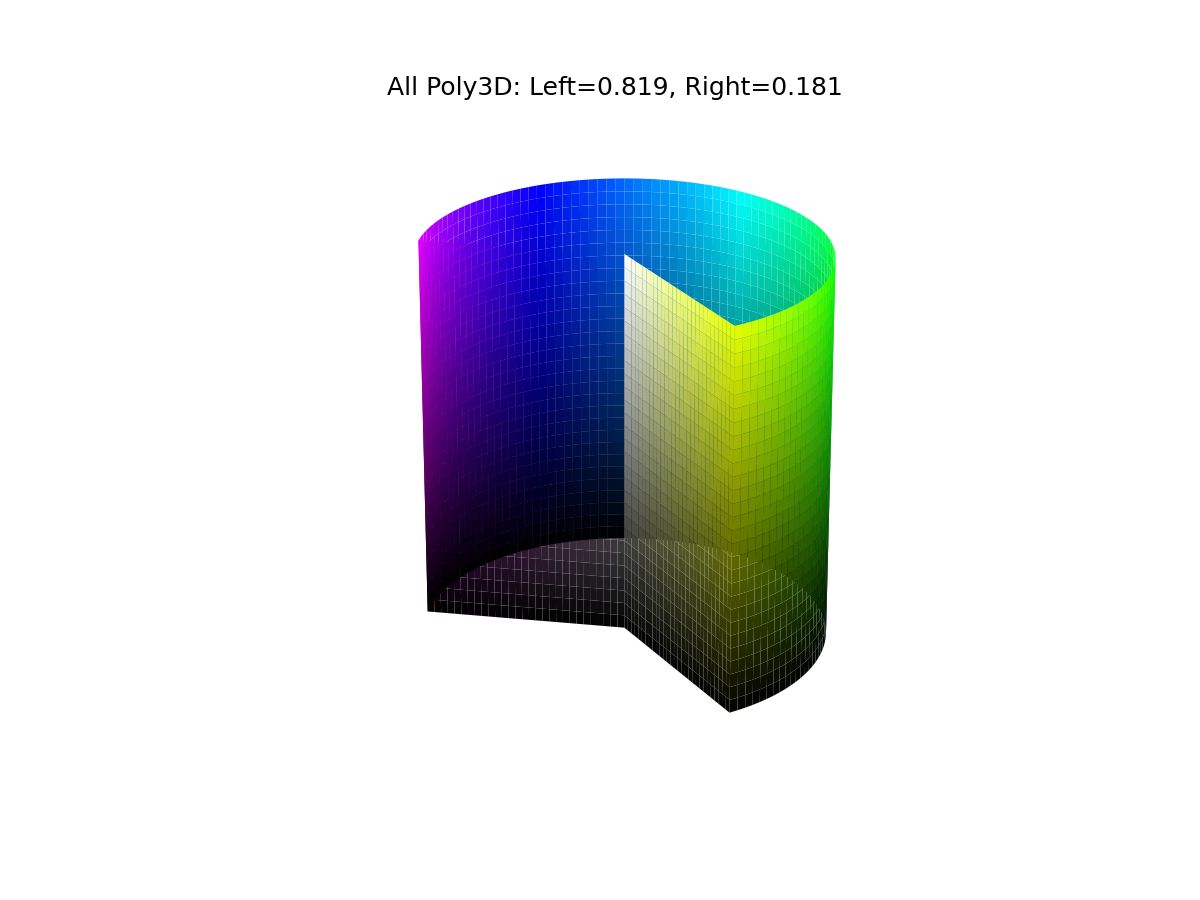

Reproduce this figure in Python.
"""Test everything using Poly3DCollection only."""
import numpy as np
import matplotlib.pyplot as plt
from matplotlib.colors import hsv_to_rgb
from mpl_toolkits.mplot3d.art3d import Poly3DCollection

n = 30
slice_center = 0.0
slice_half = np.radians(65)

fig = plt.figure(figsize=(8, 6))
ax = fig.add_subplot(111, projection='3d')

def make_hsv_wall(angle, hue, n):
    sat = np.linspace(0, 1, n)
    value = np.linspace(0, 1, n)
    
    verts = []
    colors = []
    
    for i in range(n - 1):
        for j in range(n - 1):
            s0, s1 = sat[j], sat[j + 1]
            v0, v1 = value[i], value[i + 1]
            
            x0, y0 = s0 * np.cos(angle), s0 * np.sin(angle)
            x1, y1 = s1 * np.cos(angle), s1 * np.sin(angle)
            
            quad = [
                (x0, y0, v0),
                (x1, y1, v0),
                (x1, y1, v1),
                (x0, y0, v1),
            ]
            verts.append(quad)
            
            s_mid = (s0 + s1) / 2
            v_mid = (v0 + v1) / 2
            hsv = np.array([[[hue, s_mid, v_mid]]])
            rgb = hsv_to_rgb(hsv)[0, 0]
            colors.append(rgb)
    
    return verts, colors

def make_cylinder_polys(theta_start, theta_end, n_theta, n_value):
    """Create cylinder using Poly3DCollection."""
    theta = np.linspace(theta_start, theta_end, n_theta)
    value = np.linspace(0, 1, n_value)
    
    verts = []
    colors = []
    
    for i in range(n_value - 1):
        for j in range(n_theta - 1):
            t0, t1 = theta[j], theta[j + 1]
            v0, v1 = value[i], value[i + 1]
            
            quad = [
                (np.cos(t0), np.sin(t0), v0),
                (np.cos(t1), np.sin(t1), v0),
                (np.cos(t1), np.sin(t1), v1),
                (np.cos(t0), np.sin(t0), v1),
            ]
            verts.append(quad)
            
            t_mid = (t0 + t1) / 2
            v_mid = (v0 + v1) / 2
            hue = (t_mid / (2 * np.pi)) % 1.0
            hsv = np.array([[[hue, 1.0, v_mid]]])
            rgb = hsv_to_rgb(hsv)[0, 0]
            colors.append(rgb)
    
    return verts, colors

# Draw cylinder using Poly3DCollection
theta_start = slice_center + slice_half
theta_end = slice_center - slice_half + 2 * np.pi
verts_cyl, colors_cyl = make_cylinder_polys(theta_start, theta_end, 90, 30)
poly_cyl = Poly3DCollection(verts_cyl, facecolors=colors_cyl, edgecolors='none')
ax.add_collection3d(poly_cyl)

# Left wall
angle1 = slice_center - slice_half
hue1 = ((angle1 % (2 * np.pi)) / (2 * np.pi)) % 1.0
verts1, colors1 = make_hsv_wall(angle1, hue1, n)
poly1 = Poly3DCollection(verts1, facecolors=colors1, edgecolors='none')
ax.add_collection3d(poly1)

# Right wall
angle2 = slice_center + slice_half
hue2 = ((angle2 % (2 * np.pi)) / (2 * np.pi)) % 1.0
verts2, colors2 = make_hsv_wall(angle2, hue2, n)
poly2 = Poly3DCollection(verts2, facecolors=colors2, edgecolors='none')
ax.add_collection3d(poly2)

ax.set_xlim(-1, 1)
ax.set_ylim(-1, 1)
ax.set_zlim(0, 1)
ax.set_title(f"All Poly3D: Left={hue1:.3f}, Right={hue2:.3f}")
ax.view_init(elev=25, azim=35)
ax.set_box_aspect((1, 1, 1))
ax.set_axis_off()
fig.savefig("test_combined.png", dpi=150)
print(f"Left hue={hue1:.3f}, Right hue={hue2:.3f}")
print("Saved test_combined.png")
